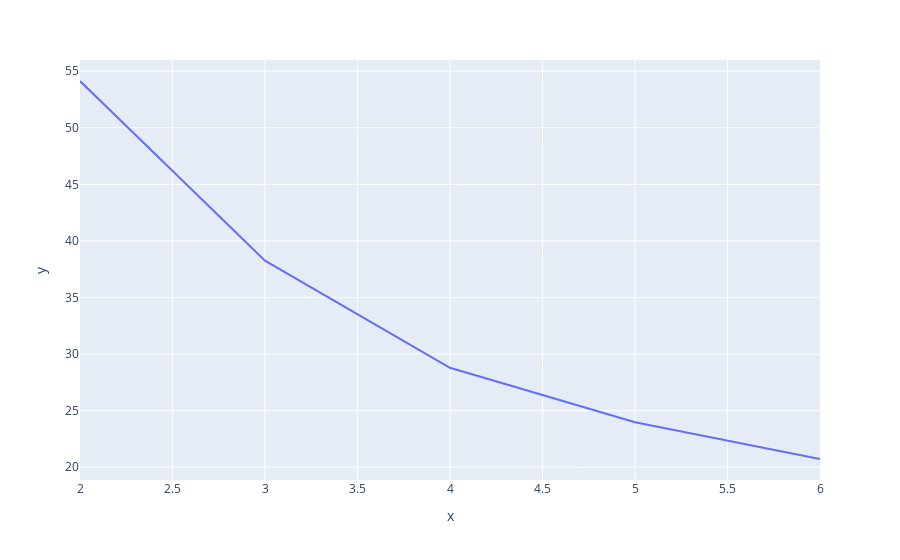

Notebook code for this chart:
### Markdown cell above
### clusters gerados com defects = false

### Code cell
k_range = [2,3,4,5,6]
args = {
    "init": "random",
    "n_init": 10,
    "max_iter": 300,
    "random_state": 42,
}
sse = get_sse(df_false, k_range, args)
best_k = get_best_k(k_range, sse) #if get_best_k(k_range, sse) else 4

elbow_plot(k_range, sse)
resultados["defects_false"] = {"best_k": best_k}

### Figure 1 — Plotly figure (JSON) as saved in the notebook; plotly's stock layout.template omitted (floating-point values rounded to 4 significant figures)
{"data": [{"hovertemplate": "x=%{x}<br>y=%{y}<extra></extra>", "legendgroup": "", "line": {"color": "#636efa", "dash": "solid"}, "mode": "lines", "name": "", "orientation": "v", "showlegend": false, "type": "scatter", "x": [2, 3, 4, 5, 6], "xaxis": "x", "y": [54.13, 38.25, 28.78, 23.97, 20.73], "yaxis": "y"}], "layout": {"legend": {"tracegroupgap": 0}, "margin": {"t": 60}, "xaxis": {"anchor": "y", "domain": [0, 1], "title": {"text": "x"}}, "yaxis": {"anchor": "x", "domain": [0, 1], "title": {"text": "y"}}}}
